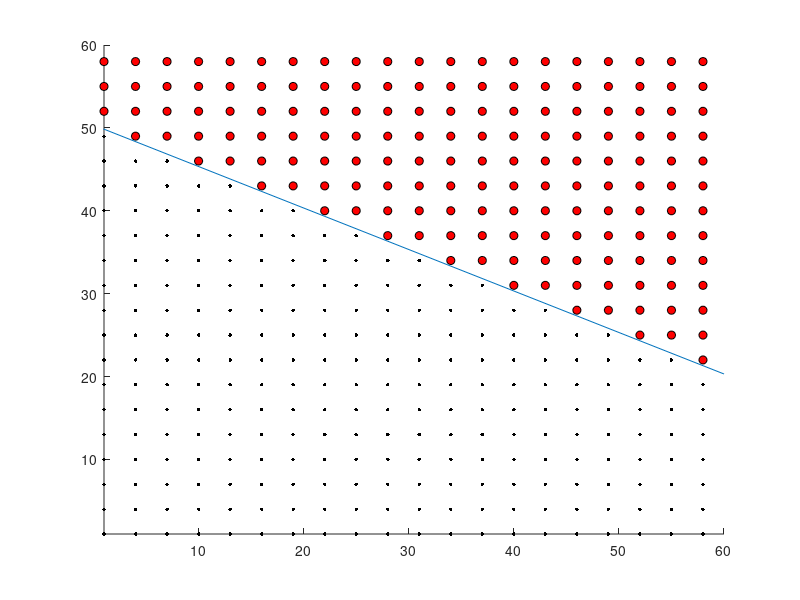

Reproduce this figure in MATLAB.
close all force;
clear;
clc;

disp("--- You are running 'f05_logistic_regression' file now ---")

% ------------------------ Functions ------------------------

% Sigmoid cost function
function J = costSigmoid1(X, y, theta)
    m = length(y);
    h = sigmoid(X * theta);
    J = (-1 / m) * (sum(log(h)(find(y == 1))) + sum(log(1 - h)(find(y == 0))));
endfunction

% Sigmoid cost function which also returns gradient
function [J, grad] = costSigmoid2(X, y, theta)
    m = length(y);
    h = sigmoid(X * theta);
    J = costSigmoid1(X, y, theta);
    grad = (1 / m) * X' * (h - y);
endfunction

function s = sigmoid(z)
    s = (1 ./ (1 + e .^ (-1 * z)));
endfunction

function [theta, cost] = gradientDescentWithCostFunction(X, y, theta, alpha, iteration_count, costFunction)
    m = length(X);
    for i = 1:iteration_count
        theta = theta - (alpha / m) * X' * ( X * theta - y);
    endfor
    cost = costFunction(X, y, theta);
endfunction

% -----------------------------------------------------------

range = [1:3:60];

% Can also use meshgrid(), see https://stackoverflow.com/questions/7446946/how-to-generate-all-pairs-from-two-vectors-in-matlab-using-vectorised-code
x = [(ones(length(range), 1) * range)(:), (ones(length(range), 1) * range)'(:)];
x1 = x(:,1);
x2 = x(:,2);

y_numeric = -100 + x1 + 2 * x2;
y = y_numeric > 0;

hold on;
axis([1, 60, 1, 60]);
plot(x1(find(y==1)), x2(find(y==1)), 'ko', 'MarkerFaceColor', 'r', 'MarkerSize', 6);
plot(x1(find(y==0)), x2(find(y==0)), 'k.', 'MarkerFaceColor', 'k', 'MarkerSize', 8);
m = length(x);                                         % count of training examples

% Try approximating using hypothesis h_theta(x) = theta0 + theta1 * x1 + theta2 * x2
X = [ones(m, 1), x1, x2];

theta_init = [-80; 1; 1];     % A pretty close initial guess. Without good guess, even fminunc doesn't converge.

alpha = 0.01;
iteration_count = 1000;

% simple gradient descnent yields NaN's, because sigmoid is not a bowl-shaped function
[theta1, cost1] = gradientDescentWithCostFunction(X, y, theta_init, alpha, iteration_count, @costSigmoid1);
theta1
cost1

% fminunc converges to a working solution
[theta2, cost2] = fminunc(@(t)(costSigmoid2(X, y, t)), theta_init, optimset('GradObj', 'on', 'MaxIter', 100));
theta2
cost2
decision_boundary_x_values = [0; 60];
decision_boundary_y_values = ( 0.5 - theta2(1) - decision_boundary_x_values * theta2(2) ) ./ theta2(3) ;
plot(decision_boundary_x_values, decision_boundary_y_values) ;

% Same results even when no gradient is provided
[theta3, cost3] = fminunc(@(t)(costSigmoid1(X, y, t)), theta_init, optimset('MaxIter', 100));
theta3
cost3
